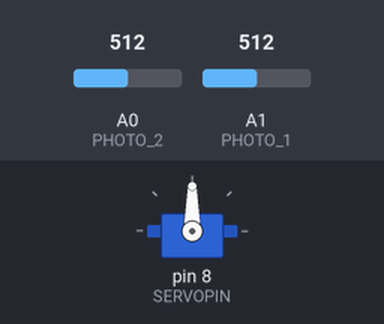
This sketch was run on a simulated Arduino Uno, built with avr-gcc and run on an emulated ATmega328P. On the bench: servo. The test bench sets the inputs (shaded band); at power-on: A0 (PHOTO_2) = 512, A1 (PHOTO_1) = 512.

Above: at 4.7 s.
4.8 s: A0 (PHOTO_2) set to 523
6.3 s: A0 (PHOTO_2) set to 541
At 7.46 s:
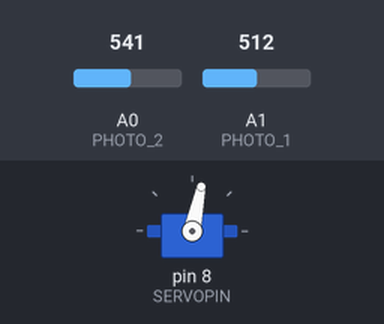
9.3 s: A1 (PHOTO_1) set to 536
At 9.3 s:
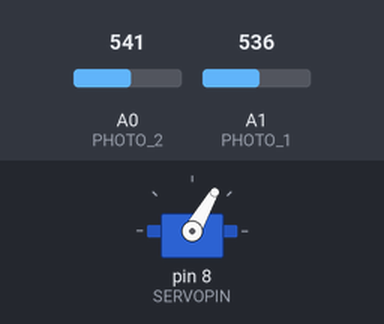
10.8 s: A1 (PHOTO_1) set to 306
At 12.5 s:
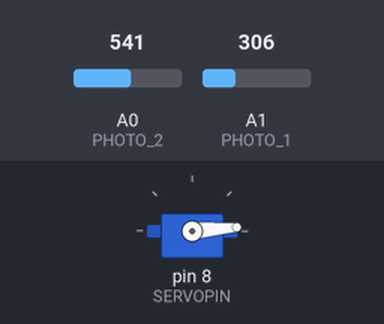
13.8 s: A0 (PHOTO_2) set to 305
15.3 s: A0 (PHOTO_2) set to 274
At 16.78 s:
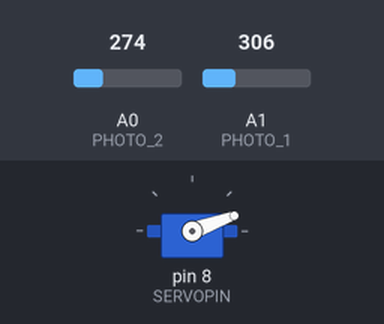
Timing chart, 0 to 26.3 s (numbered marks = the images above; inputs shaded):
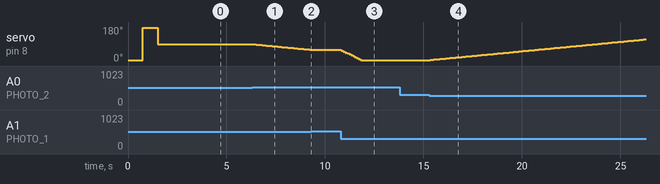

Measured:
- the behaviour switches between 531 and 532 on A0 (PHOTO_2) (found by bisection; images 0 and 1)
- the behaviour switches between 521 and 522 on A1 (PHOTO_1) (found by bisection; images 1 and 2)
- the behaviour switches between 287 and 286 on A0 (PHOTO_2) (found by bisection; images 3 and 4)
- after the input at 4.8 s, every drawn part: stays the same
- after the input at 6.3 s, servo on pin 8 (SERVOPIN): moves from 90° to 60° over 2.9 s, starting at once
- after the input at 9.3 s, servo on pin 8 (SERVOPIN): stays 60° (without the input it goes to 59° after 0.02 s)
- after the input at 10.8 s, servo on pin 8 (SERVOPIN): moves from 60° to 5° over 1.0 s, starting at once
- after the input at 13.8 s, every drawn part: stays the same
- after the input at 15.3 s, servo on pin 8 (SERVOPIN): moves from 5° to 115° over 10.9 s, starting at once

The sketch:

106-1_inseguitore.ino
```cpp
//      progetto:  106 Inseguitore
//          file:  106-1_Inseguitore
//   descrizione:  inseguitore luminoso pannello solare
//       shields:  2x fotoresistenze, servomotore
//      librerie:  Servo
// versione-data:  v1.0 - 13-10-2016
//        autore:  www.aldopi.it

#include <Servo.h>
Servo servoMotor;

#define SERIAL_DEBUG 0
#define PHOTO_1 A1
#define PHOTO_2 A0
#define SOGLIA 20
#define SENSIBILITA 1
#define SERVOPIN 8

int posizione = 90;

int i=0;
long media=0;
int val=0;
int differenza=0;

void setup() {
     if (SERIAL_DEBUG) Serial.begin(9600);
     servoMotor.attach(SERVOPIN);
     servoMotor.write(5);
     delay(750);
     servoMotor.write(175);
     delay(750);
     servoMotor.write(90);
     delay(2000);
}

void loop(){
     differenza = sonde();
     if (differenza > 200)        posizione = posizione + 5;
     else if (differenza > 0)     posizione = posizione + 1;
     else if (differenza < -200)  posizione = posizione - 5;
     else if (differenza < 0)     posizione = posizione - 1;

     if (posizione<5) posizione=5;
     else if (posizione >175) posizione = 175;
     if (SERIAL_DEBUG) {
          Serial.print("\t");
          Serial.println(posizione);
     }
     servoMotor.write(posizione);
     delay(100);
}

int sonde() {
     int dif = analogRead(PHOTO_1)/SENSIBILITA - analogRead(PHOTO_2)/SENSIBILITA;
     if (dif<SOGLIA*SENSIBILITA and dif>-SOGLIA*SENSIBILITA) dif=0;
     if (SERIAL_DEBUG) Serial.print(dif);
     return dif;
}
//  EOF
```
